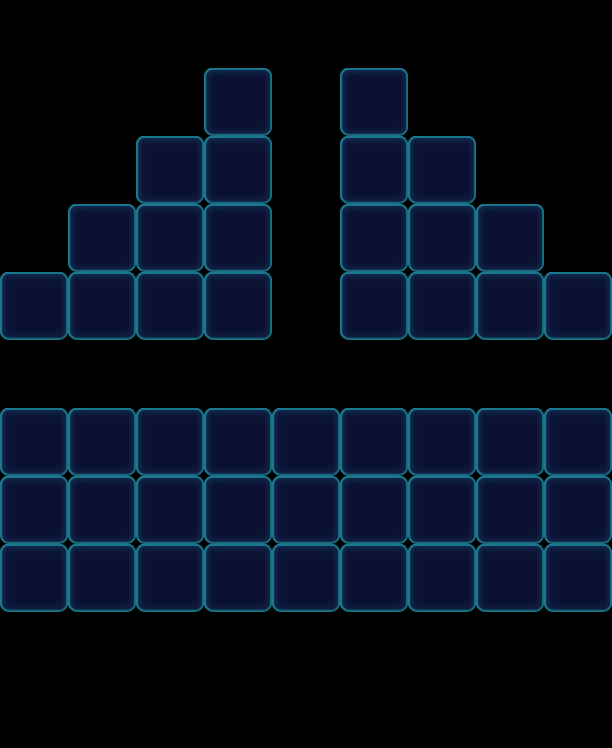

Below is a game level as drawn by its tile map, then a one-line description and the .tmx that defines it (tile-layer data replaced by summaries):
An orthogonal 9x11 tile map with 68x68 px tiles, 1 tile layer (Valid), 2 tilesets and 29 objects (12x Floor, 9x Factory_Normal, 4x Stone, 4x Ice).

<map version="1.0" orientation="orthogonal" width="9" height="11" tilewidth="68" tileheight="68">
 <properties>
  <property name="Connect" value="08,04,1|18,13,1|28,22,1|38,31,1|58,51,1|68,62,1|78,73,1|88,84,1" />
 </properties>
 <tileset firstgid="1" name="game_grid1" tilewidth="68" tileheight="68">
  <image source="game_grid1.png" width="68" height="68" />
 </tileset>
 <tileset firstgid="2" name="map" tilewidth="68" tileheight="68">
  <image source="map.png" width="1024" height="1024" />
 </tileset>
 <layer name="Valid" width="9" height="11">
  <data>[99 cells, 47 non-empty, 1 distinct tile ids]</data>
 </layer>
 <objectgroup name="BottomObj" width="9" height="11">
  <object name="Jelly" type="Floor" gid="33" x="204" y="204">
   <properties>
    <property name="Layers" value="2" />
   </properties>
  </object>
  <object name="Jelly" type="Floor" gid="33" x="340" y="204">
   <properties>
    <property name="Layers" value="2" />
   </properties>
  </object>
  <object name="Jelly" type="Floor" gid="33" x="408" y="272">
   <properties>
    <property name="Layers" value="2" />
   </properties>
  </object>
  <object name="Jelly" type="Floor" gid="33" x="340" y="272">
   <properties>
    <property name="Layers" value="2" />
   </properties>
  </object>
  <object name="Jelly" type="Floor" gid="33" x="204" y="272">
   <properties>
    <property name="Layers" value="2" />
   </properties>
  </object>
  <object name="Jelly" type="Floor" gid="33" x="136" y="272">
   <properties>
    <property name="Layers" value="2" />
   </properties>
  </object>
  <object name="Jelly" type="Floor" gid="33" x="68" y="340">
   <properties>
    <property name="Layers" value="2" />
   </properties>
  </object>
  <object name="Jelly" type="Floor" gid="33" x="136" y="340">
   <properties>
    <property name="Layers" value="2" />
   </properties>
  </object>
  <object name="Jelly" type="Floor" gid="33" x="204" y="340">
   <properties>
    <property name="Layers" value="2" />
   </properties>
  </object>
  <object name="Jelly" type="Floor" gid="33" x="340" y="340">
   <properties>
    <property name="Layers" value="2" />
   </properties>
  </object>
  <object name="Jelly" type="Floor" gid="33" x="408" y="340">
   <properties>
    <property name="Layers" value="2" />
   </properties>
  </object>
  <object name="Jelly" type="Floor" gid="33" x="476" y="340">
   <properties>
    <property name="Layers" value="2" />
   </properties>
  </object>
 </objectgroup>
 <objectgroup name="MiddleObj" width="9" height="11" />
 <objectgroup color="#000000" name="TopObj" width="9" height="11">
  <object name="Stone" type="Stone" gid="34" x="68" y="612">
   <properties>
    <property name="Layers" value="1" />
   </properties>
  </object>
  <object name="Stone" type="Stone" gid="34" x="136" y="612">
   <properties>
    <property name="Layers" value="1" />
   </properties>
  </object>
  <object name="Stone" type="Stone" gid="34" x="408" y="612">
   <properties>
    <property name="Layers" value="1" />
   </properties>
  </object>
  <object name="Stone" type="Stone" gid="34" x="476" y="612">
   <properties>
    <property name="Layers" value="1" />
   </properties>
  </object>
  <object name="10" type="Ice" x="204" y="544" width="68" height="68">
   <properties>
    <property name="Layers" value="3" />
   </properties>
  </object>
  <object name="10" type="Ice" x="340" y="544" width="68" height="68">
   <properties>
    <property name="Layers" value="3" />
   </properties>
  </object>
  <object name="10" type="Ice" x="0" y="544" width="68" height="68">
   <properties>
    <property name="Layers" value="3" />
   </properties>
  </object>
  <object name="10" type="Ice" x="544" y="544" width="68" height="68">
   <properties>
    <property name="Layers" value="3" />
   </properties>
  </object>
  <object name="10" type="Factory_Normal" x="0" y="340" width="68" height="68">
   <properties>
    <property name="FactoryColorsConfig" value="Blue,Green,Yellow,Purple,Orange" />
   </properties>
  </object>
  <object name="10" type="Factory_Normal" x="68" y="340" width="68" height="68">
   <properties>
    <property name="FactoryColorsConfig" value="Blue,Green,Yellow,Purple,Orange" />
   </properties>
  </object>
  <object name="10" type="Factory_Normal" x="136" y="340" width="68" height="68">
   <properties>
    <property name="FactoryColorsConfig" value="Blue,Green,Yellow,Purple,Orange" />
   </properties>
  </object>
  <object name="10" type="Factory_Normal" x="204" y="340" width="68" height="68">
   <properties>
    <property name="FactoryColorsConfig" value="Blue,Green,Yellow,Purple,Orange" />
   </properties>
  </object>
  <object name="10" type="Factory_Normal" x="272" y="340" width="68" height="68">
   <properties>
    <property name="FactoryColorsConfig" value="Blue,Green,Yellow,Purple,Orange" />
   </properties>
  </object>
  <object name="10" type="Factory_Normal" x="340" y="340" width="68" height="68">
   <properties>
    <property name="FactoryColorsConfig" value="Blue,Green,Yellow,Purple,Orange" />
   </properties>
  </object>
  <object name="10" type="Factory_Normal" x="408" y="340" width="68" height="68">
   <properties>
    <property name="FactoryColorsConfig" value="Blue,Green,Yellow,Purple,Orange" />
   </properties>
  </object>
  <object name="10" type="Factory_Normal" x="476" y="340" width="68" height="68">
   <properties>
    <property name="FactoryColorsConfig" value="Blue,Green,Yellow,Purple,Orange" />
   </properties>
  </object>
  <object name="10" type="Factory_Normal" x="544" y="340" width="68" height="68">
   <properties>
    <property name="FactoryColorsConfig" value="Blue,Green,Yellow,Purple,Orange" />
   </properties>
  </object>
 </objectgroup>
</map>
